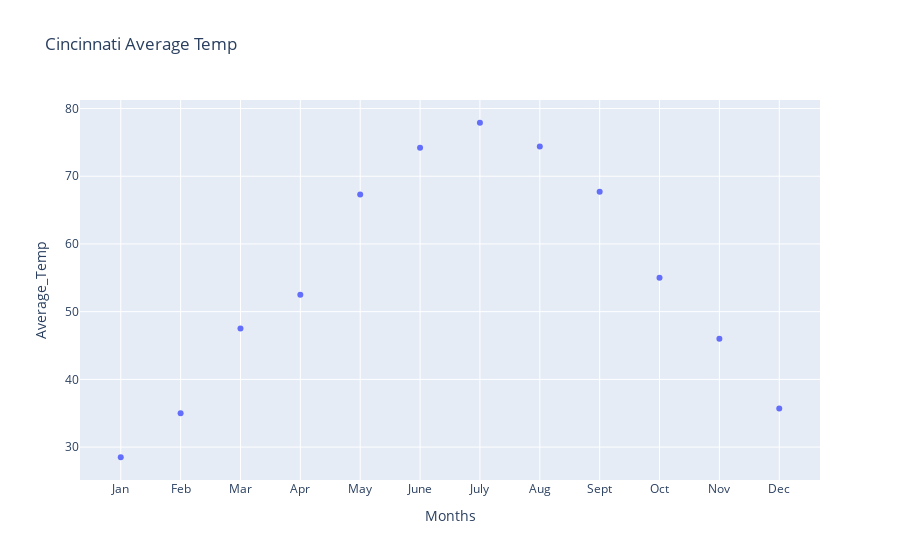

Notebook cell for this chart:
### Code cell
px.scatter(Cinci_Monthly_Mean, x='Months', y='Average_Temp', title='Cincinnati Average Temp')

### Figure 1 — Plotly figure (JSON) as saved in the notebook; plotly's stock layout.template omitted (floating-point values rounded to 4 significant figures)
{"data": [{"hovertemplate": "Months=%{x}<br>Average_Temp=%{y}<extra></extra>", "legendgroup": "", "marker": {"color": "#636efa", "symbol": "circle"}, "mode": "markers", "name": "", "orientation": "v", "showlegend": false, "type": "scatter", "x": ["Jan", "Feb", "Mar", "Apr", "May", "June", "July", "Aug", "Sept", "Oct", "Nov", "Dec"], "xaxis": "x", "y": [28.5, 35, 47.5, 52.5, 67.3, 74.2, 77.9, 74.4, 67.7, 55, 46, 35.7], "yaxis": "y"}], "layout": {"legend": {"tracegroupgap": 0}, "title": {"text": "Cincinnati Average Temp"}, "xaxis": {"anchor": "y", "domain": [0, 1], "title": {"text": "Months"}}, "yaxis": {"anchor": "x", "domain": [0, 1], "title": {"text": "Average_Temp"}}}}
